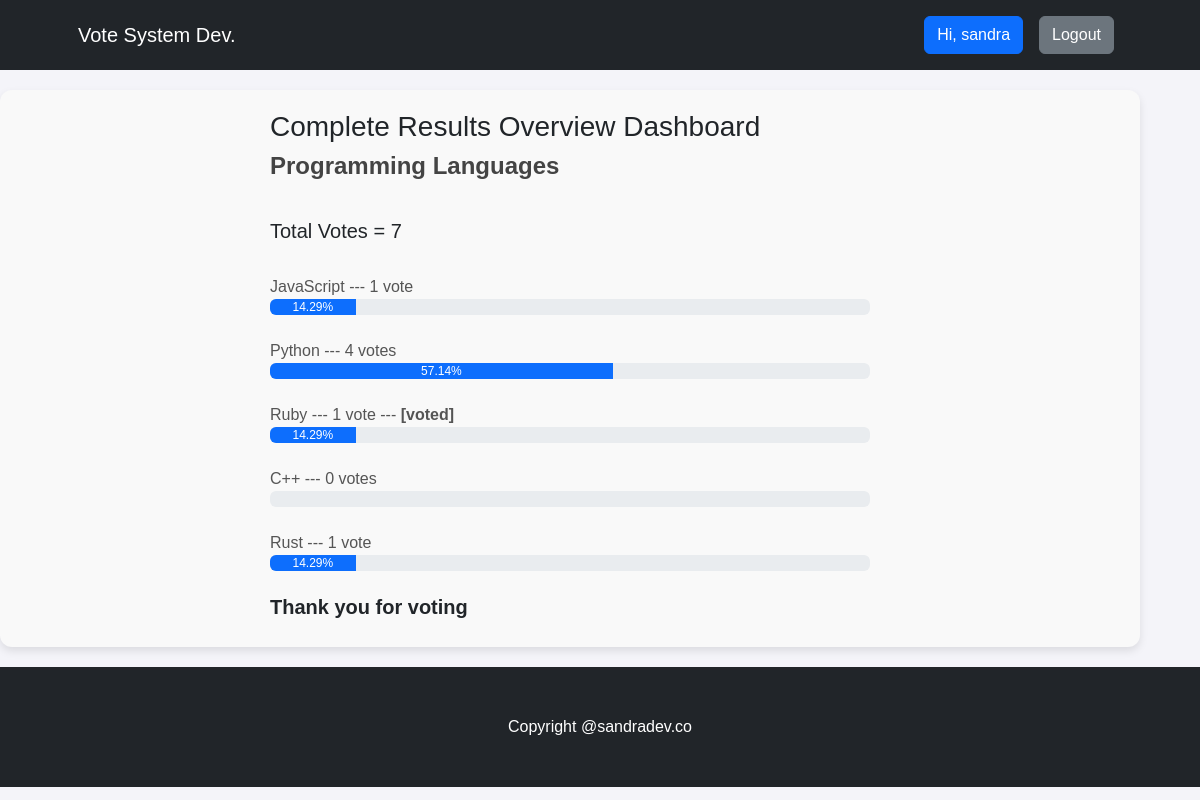
The page /result/programming-languages (signed in) on the database its author committed.
### voteapp/models.py (models this page shows, shortened)
class Category(models.Model):
    title = models.CharField(max_length=200)
    slug = models.SlugField(blank=True, null=True)
    description = models.TextField(blank=True, null=True)
    total_vote = models.IntegerField(default=0)
    voters = models.ManyToManyField(User, blank=True)
    picture = models.ImageField(upload_to="img", blank=True, null=True)

class CategoryItem(models.Model):
    title = models.CharField(max_length=200)
    total_vote = models.IntegerField(default=0)
    category = models.ForeignKey(Category, on_delete=models.CASCADE, related_name="items")
    voters = models.ManyToManyField(User, blank=True)
    @property
    def percentage_vote(self):
        category_votes = self.category.total_vote
        item_votes = self.total_vote
        if category_votes == 0:
            vote_in_percentage = 0
        else:
            vote_in_percentage = (item_votes/category_votes) * 100
        return vote_in_percentage

### voteapp/views.py (the view)
# urls.py: path("result/<str:slug>", views.result, name="result"),
def result(request, slug):
    category = Category.objects.get(slug=slug)
    items = CategoryItem.objects.filter(category=category)
    context = {"category": category, "items": items}
    return render(request, "result.html", context)

### voteapp/templatetags/custom_filters.py (called while the page is built)
@register.filter(name="has_voted")
def has_voted(user, voters):
    return any(user.id== voter.id for voter in voters)

### voteapp/templates/result.html
{% extends 'base.html' %}
{% block content %}
{% load humanize %}
{% load custom_filters %}
<div class="container result-container">
    <div class="sub-container">
      <h3>Complete Results Overview Dashboard</h3>
      <h4>{{category.title}}</h4>
      <br>
      <h5>Total Votes = {{category.total_vote}}</h5>
      <br />
      {% for item in items  %}
      {% if request.user|has_voted:item.voters.all %}
      <small>{{item.title}}</strong> --- {{item.total_vote}} vote{{item.total_vote | pluralize:",s"}} ---  <strong>[voted]</strong> </small>
      <div class="progressContainer">
        <div class="progress">
          <div
            class="progress-bar"
            role="progressbar"
            aria-label="Example with label"
            style="width:{{item.percentage_vote | floatformat:2}}%;"
            aria-valuenow="25"
            aria-valuemin="0"
            aria-valuemax="100"
          >
          {{item.percentage_vote | floatformat:2}}%
          </div>
        </div>
      </div>
      <br>
      {% else %}
      <small>{{item.title}}</strong> --- {{item.total_vote}} vote{{item.total_vote | pluralize:",s"}} </small>
      <div class="progressContainer">
        <div class="progress">
          <div
            class="progress-bar"
            role="progressbar"
            aria-label="Example with label"
            style="width:{{item.percentage_vote | floatformat:2}}%;"
            aria-valuenow="25"
            aria-valuemin="0"
            aria-valuemax="100"
          >
          {{item.percentage_vote | floatformat:2}}%
          </div>
        </div>
      </div>
      <br>
      {% endif %}
      {% endfor %}
      <h5 style="font-weight: bold">Thank you for voting</h5>
    </div>
  </div>
{% endblock content %}

### voteapp/templates/base.html (shortened to what this page needs)
<!DOCTYPE html>
{% load static %}
<html lang="en">
<head>
    <link href="https://cdn.jsdelivr.net/npm/bootstrap-icons@1.4.1/font/bootstrap-icons.css" rel="stylesheet" />
    <link rel="stylesheet" href="{% static 'css/bootstrap.css' %}">
    <link rel="stylesheet" href="{% static 'css/style.css' %}">
</head>
<body>
     <nav class="navbar navbar-expand-lg navbar-dark bg-dark">
        <div class="container px-lg-5">
            <a class="navbar-brand" href="{% url 'index'  %}">Vote System Dev.</a>
            <div class="collapse navbar-collapse" id="navbarSupportedContent">
                <ul class="navbar-nav ms-auto mb-2 mb-lg-0">
                    {% if request.user.is_authenticated %}
                    <li class="nav-item"><a class="nav-link" href="#"><button class="btn btn-primary">Hi, {{request.user.username}}</button></a></li>
                    <li class="nav-item"><a class="nav-link" href="{% url 'logout' %}"><button class="btn btn-secondary">Logout</button></a></li>
                    {% else %}
                    <li class="nav-item"><a class="nav-link" href="{% url 'signin' %}"><button class="btn btn-primary">Login</button></a></li>
                    <li class="nav-item"><a class="nav-link" href="{% url 'signup' %}"><button class="btn btn-primary">SignUp</button></a></li>
                    {% endif %}
                </ul>
            </div>
        </div>
    </nav>
    {% block content %}
    {% endblock content %}
     <footer class="py-5 bg-dark">
        <div class="container"><p class="m-0 text-center text-white">Copyright @sandradev.co</p></div>
    </footer>
</body>
</html>

### voteapp/static/css/style.css (style rules this page uses)
* { box-sizing: border-box; margin: 0; padding: 0; font-family: 'Arial', sans-serif; }
body { background-color: #f4f4f9; }
.result-container { display: flex; flex-direction: column; align-items: center; justify-content: center; padding: 20px; background-color: #f9f9f9; border-radius: 12px; box-shadow: 0 4px 8px rgba(0, 0, 0, 0.1); margin: 20px 0; }
.sub-container { width: 100%; max-width: 600px; }
.result-container h4 { font-size: 1.5rem; color: #444; margin-bottom: 15px; font-family: 'Arial', sans-serif; font-weight: 600; }
.result-container small { font-size: 1rem; color: #555; font-family: 'Verdana', sans-serif; line-height: 1.5; margin-bottom: 10px; }

### rows shown on the page
Category: title "Programming Languages", total_vote "7"
CategoryItem: title "JavaScript", total_vote "1", percentage_vote "14.29"
CategoryItem: title "Python", total_vote "4", total_vote|pluralize "s", percentage_vote "57.14"
CategoryItem: title "Ruby", total_vote "1", percentage_vote "14.29"
CategoryItem: title "C++", total_vote "0", total_vote|pluralize "s"
CategoryItem: title "Rust", total_vote "1", percentage_vote "14.29"

### other values the page prints
{{ request.user.username }} "sandra"
